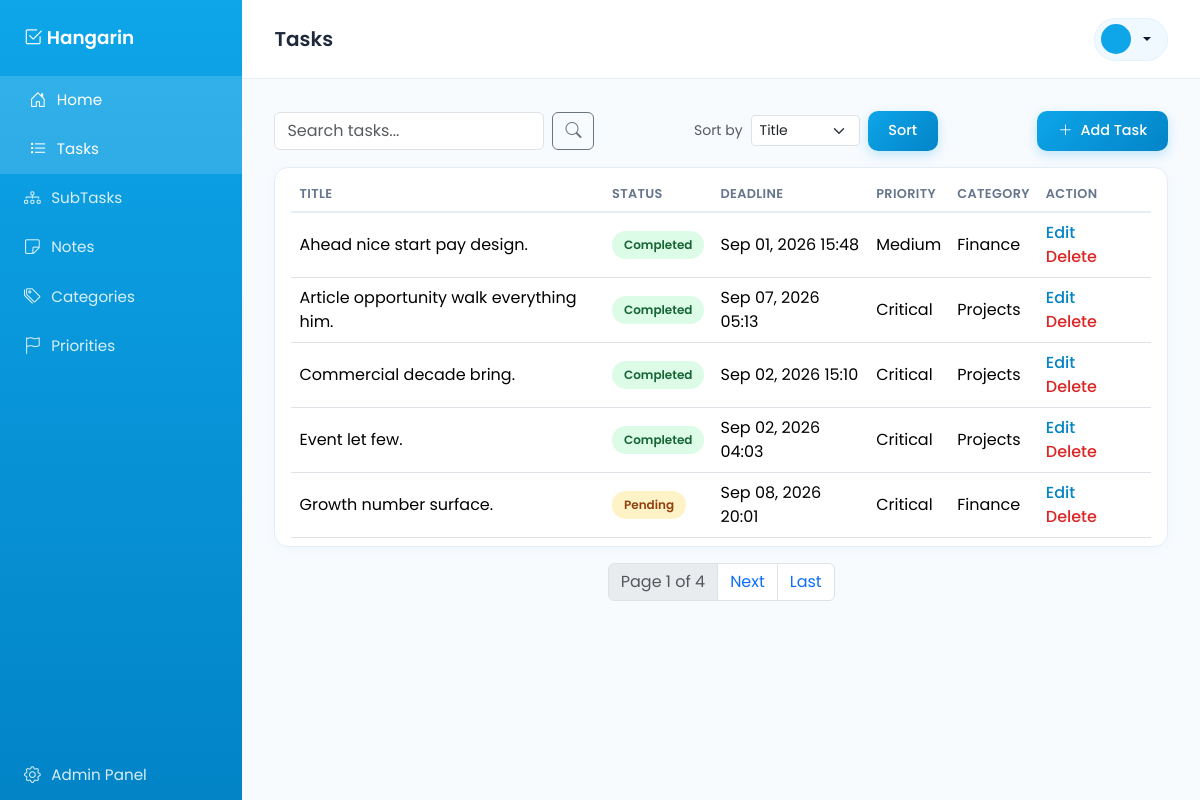
/tasks/, run on the app's committed database.
### Tasks/models.py (models this page shows, shortened)
class BaseModel(models.Model):
    created_at = models.DateTimeField(auto_now_add=True)
    updated_at = models.DateTimeField(auto_now=True)
    class Meta:
        abstract = True

class Task(BaseModel):
    STATUS_CHOICES = [
        ("Pending", "Pending"),
        ("In Progress", "In Progress"),
        ("Completed", "Completed"),
    ]
    title = models.CharField(max_length=255)
    description = models.TextField()
    deadline = models.DateTimeField()
    status = models.CharField(max_length=50, choices=STATUS_CHOICES, default="Pending")
    category = models.ForeignKey(Category, on_delete=models.CASCADE)
    priority = models.ForeignKey(Priority, on_delete=models.CASCADE)

class Priority(BaseModel):
    name = models.CharField(max_length=50)
    class Meta:
        verbose_name = "Priority"
        verbose_name_plural = "Priorities"

class Category(BaseModel):
    name = models.CharField(max_length=100)
    class Meta:
        verbose_name = "Category"
        verbose_name_plural = "Categories"

### Tasks/views.py (the view)
# urls.py: path('tasks/', TaskListView.as_view(), name='task-list'),
class TaskListView(ListView):
    model = Task
    template_name = "Tasks/task_list.html"
    context_object_name = "tasks"
    paginate_by = 5
    def get_queryset(self):
        qs = super().get_queryset()
        query = self.request.GET.get('q')
        if query:
            qs = qs.filter(
                Q(title__icontains=query) |
                Q(description__icontains=query)
            )
        return qs
    def get_ordering(self):
        allowed = ["title", "deadline", "status"]
        sort_by = self.request.GET.get("sort_by")
        if sort_by in allowed:
            return sort_by
        return "title"

### Tasks/templates/Tasks/task_list.html (shortened to what this page needs)
{% extends "base.html" %}
{% block page_title %}Tasks{% endblock %}
{% block content %}
<div class="d-flex justify-content-between align-items-center mb-3">
    <form method="get" class="d-flex" style="max-width: 320px;">
        <input type="text" name="q" class="form-control me-2" placeholder="Search tasks..." value="{{ request.GET.q }}">
        <button type="submit" class="btn btn-outline-secondary"><i class="bi bi-search"></i></button>
    </form>
    <form method="get" class="d-flex align-items-center">
        <label class="me-2 mb-0 text-muted small">Sort by</label>
        <select name="sort_by" class="form-select form-select-sm me-2" style="width: auto;">
            <option value="title" {% if request.GET.sort_by == "title" %}selected{% endif %}>Title</option>
        </select>
        <button type="submit" class="btn btn-sm btn-primary-sky">Sort</button>
    </form>
    <a href="{% url 'task-add' %}" class="btn btn-primary-sky">
        <i class="bi bi-plus-lg me-1"></i> Add Task
    </a>
</div>
<div class="card-panel">
    <table class="table table-hover align-middle mb-0">
        <thead>
            <tr>
                <th>Title</th>
                <th>Status</th>
                <th>Deadline</th>
                <th>Priority</th>
                <th>Category</th>
                <th>Action</th>
            </tr>
        </thead>
        <tbody>
            {% for task in tasks %}
            <tr>
                <td>{{ task.title }}</td>
                <td>
                    {% if task.status == "Pending" %}
                        <span class="badge-pill badge-pending">Pending</span>
                    {% elif task.status == "In Progress" %}
                        <span class="badge-pill badge-progress">In Progress</span>
                    {% else %}
                        <span class="badge-pill badge-completed">Completed</span>
                    {% endif %}
                </td>
                <td>{{ task.deadline|date:"M d, Y H:i" }}</td>
                <td>{{ task.priority.name }}</td>
                <td>{{ task.category.name }}</td>
                <td>
                    <a href="{% url 'task-update' task.pk %}" class="action-link">Edit</a>
                    <a href="{% url 'task-delete' task.pk %}" class="action-link text-danger">Delete</a>
                </td>
            </tr>
            {% empty %}
            <tr><td colspan="6" class="text-center text-muted py-4">No tasks found.</td></tr>
            {% endfor %}
        </tbody>
    </table>
</div>
{% include 'includes/pagination.html' %}
{% endblock %}

### static/css/styles.css (style rules this page uses)
:root { --sky: #0ea5e9; --sky-dark: #0284c7; --sky-light: #e0f2fe; --sky-pale: #f0f9ff; }
body { font-family: 'Poppins', sans-serif; background-color: #f8fbfe; color: #1e293b; }
.card-panel { background: #ffffff; border: 1px solid #e5edf5; border-radius: 14px; padding: 0.5rem 1rem; box-shadow: 0 2px 12px rgba(14, 165, 233, 0.05); }
.table thead th { color: #64748b; font-weight: 600; font-size: 0.8rem; text-transform: uppercase; letter-spacing: 0.03em; border-bottom: 2px solid #e5edf5; }
.btn-primary-sky { background: linear-gradient(135deg, var(--sky) 0%, var(--sky-dark) 100%); color: #ffffff; border: none; border-radius: 10px; padding: 0.55rem 1.3rem; font-weight: 500; font-size: 0.9rem; transition: transform 0.15s ease, box-shadow 0.15s ease; box-shadow: 0 4px 12px rgba(14, 165, 233, 0.25); }
.badge-pill { display: inline-block; padding: 0.3rem 0.75rem; border-radius: 999px; font-size: 0.75rem; font-weight: 600; }
.badge-pending { background-color: #fef3c7; color: #92400e; }
.badge-completed { background-color: #dcfce7; color: #166534; }
.action-link { color: var(--sky-dark); text-decoration: none; font-weight: 500; margin-right: 0.5rem; }
.action-link.text-danger { color: #dc2626 !important; }
body.page-fade { animation: pageFadeIn 0.35s ease both; }
.card-panel, .stat-card { transition: transform 0.2s ease, box-shadow 0.2s ease; }
.table-hover tbody tr { transition: background-color 0.15s ease; }
.btn, .btn-primary-sky, .action-link { transition: transform 0.15s ease, box-shadow 0.15s ease, background-color 0.15s ease, color 0.15s ease; }
.badge-pill { transition: transform 0.15s ease; }

### data on the page
Task: title "Ahead nice start pay design.", status "Completed", deadline "Sep 01, 2026 15:48", priority.name "Medium", category.name "Finance"
Task: title "Article opportunity walk everything him.", status "Completed", deadline "Sep 07, 2026 05:13", priority.name "Critical", category.name "Projects"
Task: title "Commercial decade bring.", status "Completed", deadline "Sep 02, 2026 15:10", priority.name "Critical", category.name "Projects"
Task: title "Event let few.", status "Completed", deadline "Sep 02, 2026 04:03", priority.name "Critical", category.name "Projects"
Task: title "Growth number surface.", status "Pending", deadline "Sep 08, 2026 20:01", priority.name "Critical", category.name "Finance"

### other printed values
{{ page_obj.number }} "1"
{{ page_obj.paginator.num_pages }} "4"
